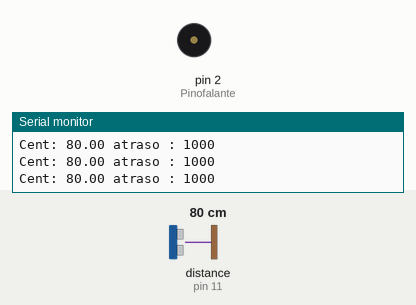
The sketch below on a simulated Arduino Uno, built with avr-gcc and run on an emulated ATmega328P. On the bench: buzzer (waves = sounding), the last lines printed to the serial monitor. The test bench sets the inputs (shaded band); at power-on: distance to the obstacle (sensor on pin 11) 80 cm.

Above: at 1.3 s.
1.4 s: distance to the obstacle (sensor on pin 11) set to 32 cm
2.9 s: distance to the obstacle (sensor on pin 11) set to 27 cm
At 3.3 s:
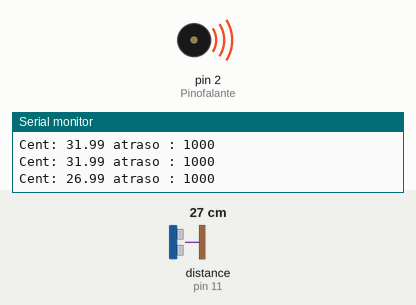
5.9 s: distance to the obstacle (sensor on pin 11) set to 23 cm
8.9 s: distance to the obstacle (sensor on pin 11) set to 18 cm
At 10.2 s:
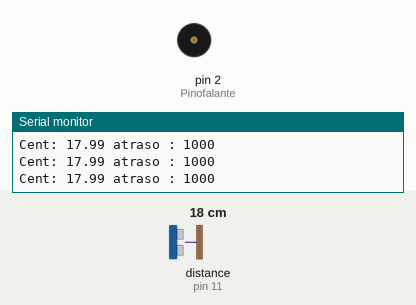
Timing chart, 0 to 11.5 s (numbered marks = the images above; inputs shaded):
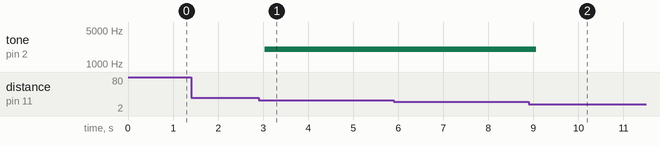

Measured:
- the behaviour switches between 30 and 29 cm on distance to the obstacle (sensor on pin 11) (found by bisection; images 0 and 1)
- the behaviour switches between 21 and 20 cm on distance to the obstacle (sensor on pin 11) (found by bisection; images 1 and 2)
- after the input at 2.9 s, tone on pin 2 (Pinofalante): silent → 2000 Hz after 0.13 s
- after the input at 8.9 s, tone on pin 2 (Pinofalante): 2000 Hz → silent after 0.16 s

The sketch:

sketch_oct29a.ino
```cpp
#include <Ultrasonic.h>   //Carrega a biblioteca Ultrasonic
#include <NewTone.h>    //Carrega a biblioteca Newtone

//Dados do buzzer
#define tempo 500
int frequencia = 2000;
int Pinofalante = 2;

int atraso = 1000;

//Inicializa o sensor ultrasonico
Ultrasonic ultrasonic(10, 11);

void setup()
{
  pinMode(Pinofalante,OUTPUT); //Pino do buzzer
  Serial.begin(9600); //Inicializa a serial
}

void loop()
{
  float cmMsec, inMsec;

  //Le os dados do sensor, com o tempo de retorno do sinal
  long microsec = ultrasonic.timing();

  //Calcula a distancia em centimetros
  cmMsec = ultrasonic.convert(microsec, Ultrasonic::CM);

  //Ajusta o atraso de acordo com a distancia
  if (cmMsec < 30 && cmMsec > 20)
  {
  NewTone(Pinofalante, frequencia, tempo);
  }

  //Apresenta os dados, em centimetros, na Serial
  Serial.print("Cent: ");
  Serial.print(cmMsec);
  Serial.print(" atraso : ");
  Serial.println(atraso);
  //Emite o bip
  delay(500);
}
```
